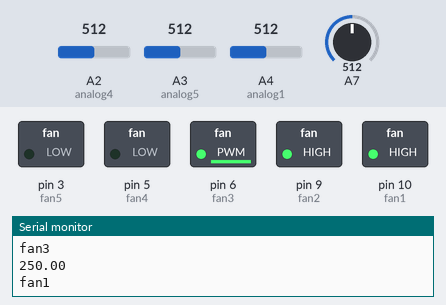
The sketch below on a simulated Arduino Uno, built with avr-gcc and run on an emulated ATmega328P. Shown: switched loads named in the sketch (green lamp = pin HIGH), the last lines printed to the serial monitor. The inputs (shaded band) are chosen by the test bench; at power-on: A7 = 512, A4 (analog1) = 512, A2 (analog4) = 512, A3 (analog5) = 512.

Above: at 1.2 s.
1.3 s: A7 set to 515
At 2.0 s:
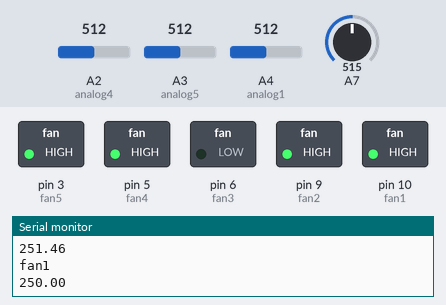
2.9 s: A7 set to 716
At 4.1 s:
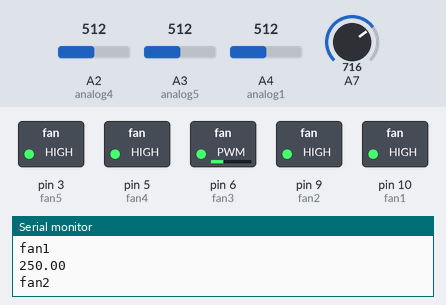
4.4 s: A7 set to 306
At 5.0 s:
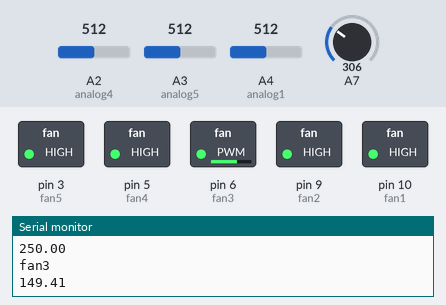
5.9 s: A4 (analog1) set to 30
At 7.1 s:
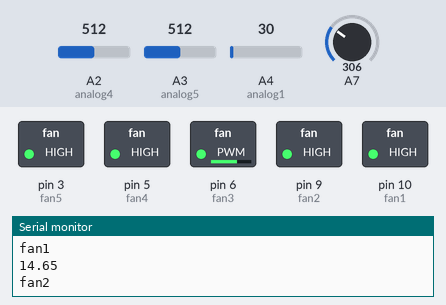
7.4 s: A7 set to 30
At 7.8 s:
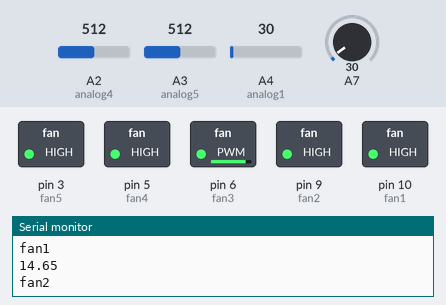
8.9 s: A2 (analog4) set to 992
At 10.1 s:
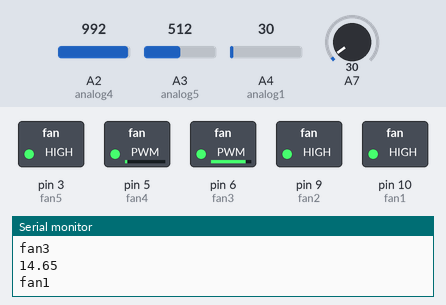
Timing chart, 0 to 11.4 s (numbered marks = the images above; inputs shaded):
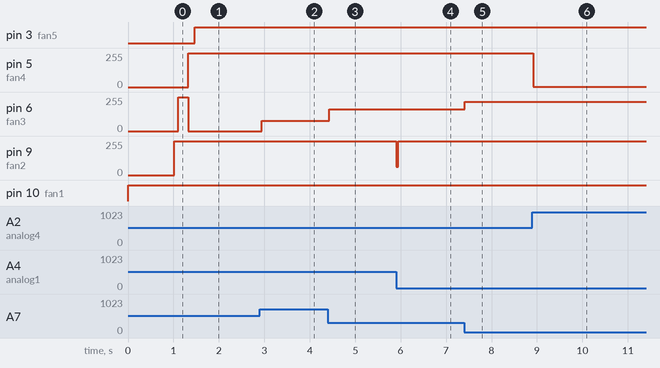

Measured:
- the behaviour switches between 514 and 515 on A7 (found by bisection; images 0 and 1)
- after the input at 1.3 s, pin 6 (fan3): 253/255 → 0/255 at once
- after the input at 2.9 s, pin 6 (fan3): 0/255 → 77/255 at once
- after the input at 4.4 s, pin 6 (fan3): 77/255 → 165/255 at once
- after the input at 5.9 s, pin 9 (fan2): 255/255 → 61/255 at once, → 255/255 0.04 s later
- after the input at 7.4 s, pin 6 (fan3): 165/255 → 219/255 at once
- after the input at 8.9 s, pin 5 (fan4): 255/255 → 1/255 at once

The sketch:

arduino_pro_mini_with_8analog_pins_fan_speed_controller_v4.ino
```cpp
/* 5 channel temperature controlled fan controller version 1.0
 * David Ramirez
 * 12/30/2015
 */


/* References/credit: https://www.arduino.cc/en/Reference/Millis
 * http://www.learningaboutelectronics.com/Articles/LM35-temperature-sensor-circuit.php
 * https://www.youtube.com/watch?v=b3uF3aANszw "electrodacus" from youtube "ADC noise reduction with software filter"
 */

// input sensors.
// assigned pins for the temperature sensors.
short analog1 = 4,
      analog2 = 5,
      analog3 = 6,
      analog4 = 2,
      analog5 = 3;
// Place to store average sensor value.
short avgReading1 = 0,
      avgReading2 = 0,
      avgReading3 = 0,
      avgReading4 = 0,
      avgReading5 = 0;
// assigned fans.
// Assigned the pwm pins from the Uno/Pro Mini.
short fan1 = 10,
      fan2 = 9,
      fan3 = 6,
      fan4 = 5,
      fan5 = 3;
//value to get mapped
float fValue1 = 0,
      fValue2 = 0,
      fValue3 = 0,
      fValue4 = 0,
      fValue5 = 0;
// fan speed.
float fanspeed1 = 0,
      fanspeed2 = 0,
      fanspeed3 = 0,
      fanspeed4 = 0,
      fanspeed5 = 0;
// timed interupts to run multiple fans.
// milliseconds in time.
unsigned short cpuTime = 830,
               ambientTime = 970,
               hdbayTemp = 1070,
               auxTemp1 = 1300,
               auxTemp2 = 1400;
long previous1 = 0,
     previous2 = 0,
     previous3 = 0,
     previous4 = 0,
     previous5 = 0;
//Hold values to calculate temperature.
float millivolts1 = 0,
      millivolts2 = 0,
      millivolts3 = 0,
      millivolts4 = 0,
      millivolts5 = 0,
      celsius1 = 0,
      celsius2 = 0,
      celsius3 = 0,
      celsius4 = 0,
      celsius5 = 0;
void setup()
{
  Serial.begin(9600); // initialize serial communication at 9600 bits per second: for debugging.
  pinMode(fan1, OUTPUT); // Tells the Uno/Pro Mini what kind of pins we are going to use for output. Connect these wires to the base pin of the npn transistor.
  pinMode(fan2, OUTPUT);
  pinMode(fan3, OUTPUT);
  pinMode(fan4, OUTPUT);
  pinMode(fan5, OUTPUT);
}
void loop()
/* Warning adjust temps when computer is idle first.
 * Change the 1st number(idle temp)this is slowest you want the fan to be ,and set the second number (max temp)this will be your fans max speed. example:  fanspeed1 = map(fValue,[idle temp],[max temp],0,255)
 * If you want to be somewhat close to your motherboards sensor temperature. Add what ever you need to the end of the celsius equation like this example: celsius1 = (millivolts1 / 10)+5;
*/

{
  unsigned long currentMillis = millis(); // Returns the number of milliseconds since the Arduino board began running the current program.
  //Fan 1 cpuTime.
  const short stime1 = 40;
  if (currentMillis - previous1 >= cpuTime); {
    int readings1[stime1];
    for (int i = 0; i < stime1; i++) {
      readings1[i] = analogRead(analog1);
      avgReading1 = ((readings1[0] + readings1[1] + readings1[2] + readings1[3] + readings1[4]
                      + readings1[5] + readings1[6] + readings1[7] + readings1[8] + readings1[9] + readings1[10]
                      + readings1[11] + readings1[12] + readings1[13] + readings1[14] + readings1[15] + readings1[16]
                      + readings1[17] + readings1[18] + readings1[19] + readings1[20] + readings1[21] + readings1[22]
                      + readings1[23] + readings1[24] + readings1[25] + readings1[26] + readings1[27] + readings1[28]
                      + readings1[29] + readings1[30] + readings1[31] + readings1[32] + readings1[33] + readings1[34]
                      + readings1[35] + readings1[36] + readings1[37] + readings1[38] + readings1[39]) / stime1);
    }
    if ((readings1[0] + 1 == readings1[1]) || (readings1[0] - 1 ==  readings1[1]) || (readings1[0] + 2 == readings1[1]) || (readings1[0] - 2 ==  readings1[1])); {
      millivolts1 = (avgReading1 / 1024.0) * 5000;
      celsius1 = (millivolts1 / 10);
      fValue1 = celsius1;
      fanspeed1 = map(fValue1, 25, 100, 0, 255);
      analogWrite(fan1, fanspeed1);
    }
  }

  //Fan 2 ambientTime.
  if (currentMillis - previous2 >= ambientTime) {
    const short stime2 = 40;
    int readings2[stime2];
    for (int i = 0; i < stime2; i++) {
      readings2[i] = analogRead((analog2+(analog1))/2);
      avgReading2 = ((readings2[0] + readings2[1] + readings2[2] + readings2[3] + readings2[4]
                      + readings2[5] + readings2[6] + readings2[7] + readings2[8] + readings2[9] + readings2[10]
                      + readings2[11] + readings2[12] + readings2[13] + readings2[14] + readings2[15] + readings2[16]
                      + readings2[17] + readings2[18] + readings2[19] + readings2[20] + readings2[21] + readings2[22]
                      + readings2[23] + readings2[24] + readings2[25] + readings2[26] + readings2[27] + readings2[28]
                      + readings2[29] + readings2[30] + readings2[31] + readings2[32] + readings2[33] + readings2[34]
                      + readings2[35] + readings2[36] + readings2[37] + readings2[38] + readings2[39]) / stime2);
    }
    if ((readings2[0] + 1 == readings2[1]) || (readings2[0] - 1 ==  readings2[1]) || (readings2[0] + 2 == readings2[1]) || (readings2[0] - 2 ==  readings2[1])); {
      millivolts2 = (avgReading2 / 1024.0) * 5000;
      celsius2 = (millivolts2 / 10);
      fValue2 = celsius2;
      fanspeed2 = map(fValue2, 25, 100, 0, 255); //(35.13, 69, 0, 255)
      analogWrite(fan2, fanspeed2);
    }
  }
  //Fan 3 hdbayTemp.
  if (currentMillis - previous3 >= hdbayTemp) {
    const short stime3 = 40;
    int readings3[stime3];
    for (int i = 0; i < stime3; i++) {
      readings3[i] = analogRead((analog3+(analog1+4))/2);
      avgReading3 = ((readings3[0] + readings3[1] + readings3[2] + readings3[3] + readings3[4]
                      + readings3[5] + readings3[6] + readings3[7] + readings3[8] + readings3[9] + readings3[10]
                      + readings3[11] + readings3[12] + readings3[13] + readings3[14] + readings3[15] + readings3[16]
                      + readings3[17] + readings3[18] + readings3[19] + readings3[20] + readings3[21] + readings3[22]
                      + readings3[23] + readings3[24] + readings3[25] + readings3[26] + readings3[27] + readings3[28]
                      + readings3[29] + readings3[30] + readings3[31] + readings3[32] + readings3[33] + readings3[34]
                      + readings3[35] + readings3[36] + readings3[37] + readings3[38] + readings3[39]) / stime3);
    }
    if ((readings3[0] + 1 == readings3[1]) || (readings3[0] - 1 ==  readings3[1]) || (readings3[0] + 2 == readings3[1]) || (readings3[0] - 2 ==  readings3[1])); {
      millivolts3 = (avgReading3 / 1024.0) * 5000;
      celsius3 = (millivolts3 / 10);
      fValue3 = celsius3;
      fanspeed3 = map(fValue3, 25, 100, 0, 255);// it was (29.75, 48, 0, 255)
      analogWrite(fan3, fanspeed3);
    }
  }
  //Fan 4 auxTemp1.
  if (currentMillis - previous4 >= auxTemp1) {
    const short stime4 = 40;
    int readings4[stime4];
    for (int i = 0; i < stime4; i++) {
      readings4[i] = analogRead(analog4);
      avgReading4 = ((readings4[0] + readings4[1] + readings4[2] + readings4[3] + readings4[4]
                      + readings4[5] + readings4[6] + readings4[7] + readings4[8] + readings4[9] + readings4[10]
                      + readings4[11] + readings4[12] + readings4[13] + readings4[14] + readings4[15] + readings4[16]
                      + readings4[17] + readings4[18] + readings4[19] + readings4[20] + readings4[21] + readings4[22]
                      + readings4[23] + readings4[24] + readings4[25] + readings4[26] + readings4[27] + readings4[28]
                      + readings4[29] + readings4[30] + readings4[31] + readings4[32] + readings4[33] + readings4[34]
                      + readings4[35] + readings4[36] + readings4[37] + readings4[38] + readings4[39]) / stime4);
    }
    if ((readings4[0] + 1 == readings4[1]) || (readings4[0] - 1 ==  readings4[1]) || (readings4[0] + 2 == readings4[1]) || (readings4[0] - 2 ==  readings4[1])); {
      millivolts4 = (avgReading4 / 1024.0) * 5000;
      celsius4 = (millivolts4 / 10) + 3;
      fValue4 = celsius4;
      fanspeed4 = map(fValue4, 0, 0, 0, 255); //Currently set to off defualt (fValue5, 28, 80, 0, 255). change the 2nd number to adjust the sensitivity. Lower the number the more sensitive to temperature change it becomes.
      analogWrite(fan4, fanspeed4);
    }
  }
//Fan 5 auxTemp2.
  if (currentMillis - previous5 >= auxTemp2) {
    const short stime5 = 40;
    int readings5[stime5];
    for (int i = 0; i < stime5; i++) {
      readings5[i] = analogRead(analog5);
      avgReading5 = ((readings5[0] + readings5[1] + readings5[2] + readings5[3] + readings5[4]
                      + readings5[5] + readings5[6] + readings5[7] + readings5[8] + readings5[9] + readings5[10]
                      + readings5[11] + readings5[12] + readings5[13] + readings5[14] + readings5[15] + readings5[16]
                      + readings5[17] + readings5[18] + readings5[19] + readings5[20] + readings5[21] + readings5[22]
                      + readings5[23] + readings5[24] + readings5[25] + readings5[26] + readings5[27] + readings5[28]
                      + readings5[29] + readings5[30] + readings5[31] + readings5[32] + readings5[33] + readings5[34]
                      + readings5[35] + readings5[36] + readings5[37] + readings5[38] + readings5[39]) / stime5);
    }
    if ((readings5[0] + 1 == readings5[1]) || (readings5[0] - 1 ==  readings5[1]) || (readings5[0] + 2 == readings5[1]) || (readings5[0] - 2 ==  readings5[1])); {
      millivolts5 = (avgReading5 / 1024.0) * 5000;
      celsius5 = (millivolts5 / 10) + 3;
      fValue5 = celsius5;
      fanspeed5 = map(fValue5, 0, 0, 0, 255); //Currently set to off defualt is (fValue5, 28, 80, 0, 255).
      analogWrite(fan5, fanspeed5);
    }
  }
  /* for debugging
   * comment the ones you don't need with "//"
   * uncomment the ones you want.
   */
  Serial.println("fan1");
  Serial.println(celsius1);
  Serial.println("fan2");
  Serial.println(celsius2);
  Serial.println("fan3");
  Serial.println(celsius3);
//  Serial.println("fan4");
//  Serial.println("fan5");

}
```
